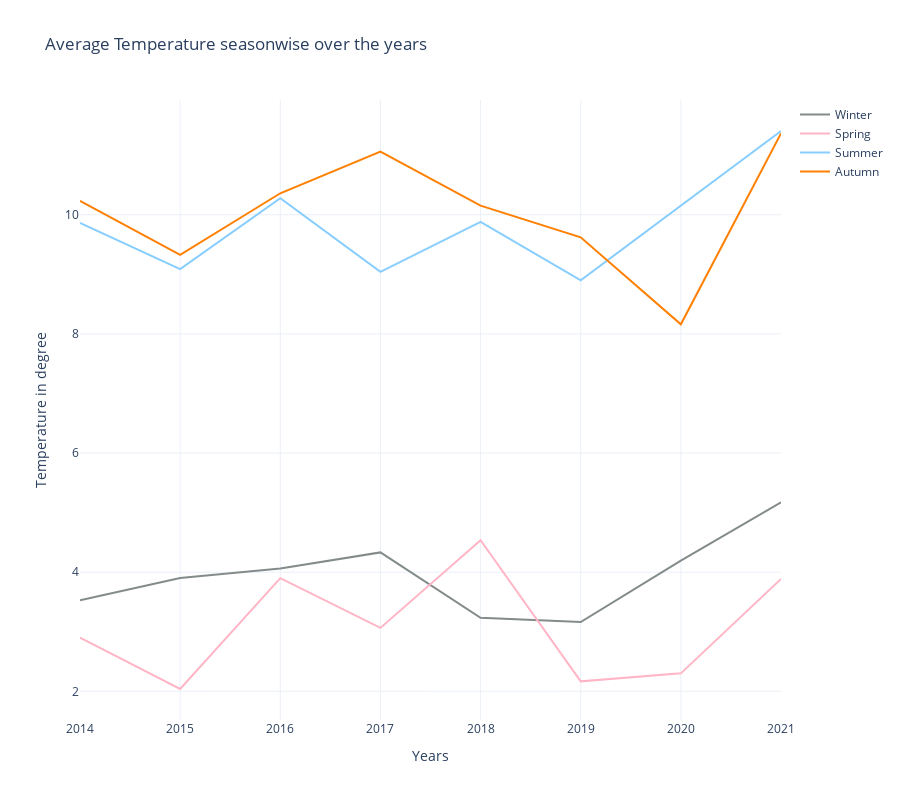

The cell this chart's notebook holds for it:
### Markdown cell above
## Plotting party

### Code cell
#plotly seasonal averages figure
fig2 = go.Figure()
for template in ["plotly_white"]:
    fig2.add_trace(go.Scatter(x=Winter['year'], y=Winter['temperature'],
                    mode='lines',
                    name='Winter',
                    marker_color='#838B8B'))
    fig2.add_trace(go.Scatter(x=Spring['year'], y=Spring['temperature'],
                    mode='lines',
                    name='Spring',
                    marker_color='#FFB5C5'))
    fig2.add_trace(go.Scatter(x=Summer['year'], y=Summer['temperature'],
                    mode='lines',
                    name='Summer',
                    marker_color='#87CEFF'))
    fig2.add_trace(go.Scatter(x=Autumn['year'], y=Autumn['temperature'],
                    mode='lines',
                    name='Autumn',
                    marker_color='#FF8000'))
    fig2.update_layout(
    height=800,
    xaxis_title="Years",
    yaxis_title='Temperature in degree',
    title_text='Average Temperature seasonwise over the years',
    template=template)

fig2.show()

### Figure 1 — Plotly figure (JSON) as saved in the notebook; plotly's stock layout.template omitted (floating-point values rounded to 4 significant figures)
{"data": [{"marker": {"color": "#838B8B"}, "mode": "lines", "name": "Winter", "type": "scatter", "x": [2014, 2015, 2016, 2017, 2018, 2019, 2020, 2021], "y": [3.529, 3.905, 4.061, 4.332, 3.235, 3.163, 4.196, 5.172]}, {"marker": {"color": "#FFB5C5"}, "mode": "lines", "name": "Spring", "type": "scatter", "x": [2014, 2015, 2016, 2017, 2018, 2019, 2020, 2021], "y": [2.902, 2.04, 3.9, 3.065, 4.538, 2.168, 2.302, 3.888]}, {"marker": {"color": "#87CEFF"}, "mode": "lines", "name": "Summer", "type": "scatter", "x": [2014, 2015, 2016, 2017, 2018, 2019, 2021], "y": [9.862, 9.088, 10.28, 9.041, 9.882, 8.898, 11.41]}, {"marker": {"color": "#FF8000"}, "mode": "lines", "name": "Autumn", "type": "scatter", "x": [2014, 2015, 2016, 2017, 2018, 2019, 2020, 2021], "y": [10.23, 9.327, 10.36, 11.06, 10.15, 9.621, 8.161, 11.37]}], "layout": {"height": 800, "title": {"text": "Average Temperature seasonwise over the years"}, "xaxis": {"title": {"text": "Years"}}, "yaxis": {"title": {"text": "Temperature in degree"}}}}
